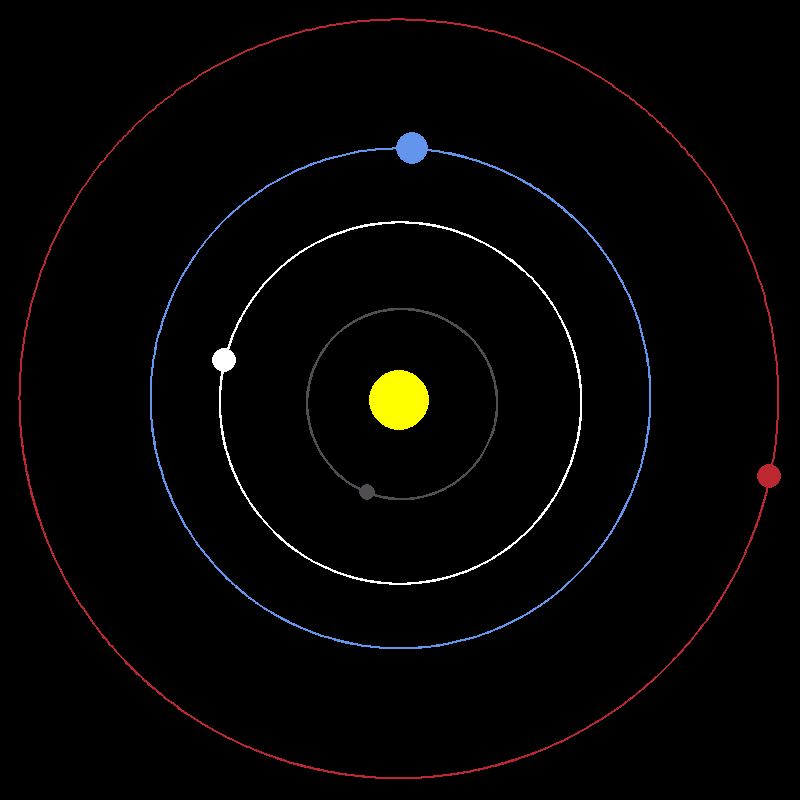

Write the Python code that produced this figure.
import pygame
import math

# --- 常量 ---
# 颜色
WHITE = (255, 255, 255)
BLACK = (0, 0, 0)
YELLOW = (255, 255, 0)
BLUE = (100, 149, 237)
RED = (188, 39, 50)
DARK_GREY = (80, 78, 81)
ORANGE = (255, 165, 0)
LIGHT_BLUE = (173, 216, 230)
BROWN = (165, 42, 42)

# 窗口尺寸
WIDTH, HEIGHT = 800, 800

# --- Pygame 初始化 ---
pygame.init()
WIN = pygame.display.set_mode((WIDTH, HEIGHT))
pygame.display.set_caption("太阳系模拟")

# --- 天体类 ---
class CelestialBody:
    # 天文单位 (米)
    AU = 149.6e6 * 1000
    # 万有引力常数
    G = 6.67428e-11
    # 比例尺: 1 AU = 100 像素
    SCALE = 250 / AU
    # 时间步长 (1天)
    TIMESTEP = 3600 * 24

    def __init__(self, x, y, radius, color, mass):
        self.x = x
        self.y = y
        self.radius = radius
        self.color = color
        self.mass = mass

        self.orbit = []
        self.is_sun = False
        self.distance_to_sun = 0

        self.x_vel = 0
        self.y_vel = 0

    def draw(self, win):
        x = self.x * self.SCALE + WIDTH / 2
        y = self.y * self.SCALE + HEIGHT / 2

        if len(self.orbit) > 2:
            updated_points = []
            for point in self.orbit:
                px, py = point
                px = px * self.SCALE + WIDTH / 2
                py = py * self.SCALE + HEIGHT / 2
                updated_points.append((px, py))

            pygame.draw.lines(win, self.color, False, updated_points, 2)

        pygame.draw.circle(win, self.color, (x, y), self.radius)

    def attraction(self, other):
        other_x, other_y = other.x, other.y
        distance_x = other_x - self.x
        distance_y = other_y - self.y
        distance = math.sqrt(distance_x ** 2 + distance_y ** 2)

        if other.is_sun:
            self.distance_to_sun = distance

        force = self.G * self.mass * other.mass / distance**2
        theta = math.atan2(distance_y, distance_x)
        force_x = math.cos(theta) * force
        force_y = math.sin(theta) * force
        return force_x, force_y

    def update_position(self, bodies):
        total_fx = total_fy = 0
        for body in bodies:
            if self == body:
                continue

            fx, fy = self.attraction(body)
            total_fx += fx
            total_fy += fy

        self.x_vel += total_fx / self.mass * self.TIMESTEP
        self.y_vel += total_fy / self.mass * self.TIMESTEP

        self.x += self.x_vel * self.TIMESTEP
        self.y += self.y_vel * self.TIMESTEP
        self.orbit.append((self.x, self.y))

# --- 主函数 ---
def main():
    run = True
    clock = pygame.time.Clock()

    # 创建太阳和行星
    sun = CelestialBody(0, 0, 30, YELLOW, 1.98892 * 10**30)
    sun.is_sun = True

    mercury = CelestialBody(0.387 * CelestialBody.AU, 0, 8, DARK_GREY, 3.30 * 10**23)
    mercury.y_vel = -47.4 * 1000

    venus = CelestialBody(0.723 * CelestialBody.AU, 0, 12, WHITE, 4.8685 * 10**24)
    venus.y_vel = -35.02 * 1000

    earth = CelestialBody(-1 * CelestialBody.AU, 0, 16, BLUE, 5.9742 * 10**24)
    earth.y_vel = 29.783 * 1000

    mars = CelestialBody(-1.524 * CelestialBody.AU, 0, 12, RED, 6.39 * 10**23)
    mars.y_vel = 24.077 * 1000

    bodies = [sun, mercury, venus, earth, mars]

    frame_count = 0
    max_frames = 1000 # 模拟运行的帧数

    while run:
        clock.tick(60)
        WIN.fill(BLACK)

        for event in pygame.event.get():
            if event.type == pygame.QUIT:
                run = False

        for body in bodies:
            body.update_position(bodies)
            body.draw(WIN)

        pygame.display.update()

        frame_count += 1
        if frame_count >= max_frames:
            pygame.image.save(WIN, "solar_system.png")
            run = False

    pygame.quit()

if __name__ == "__main__":
    main()
